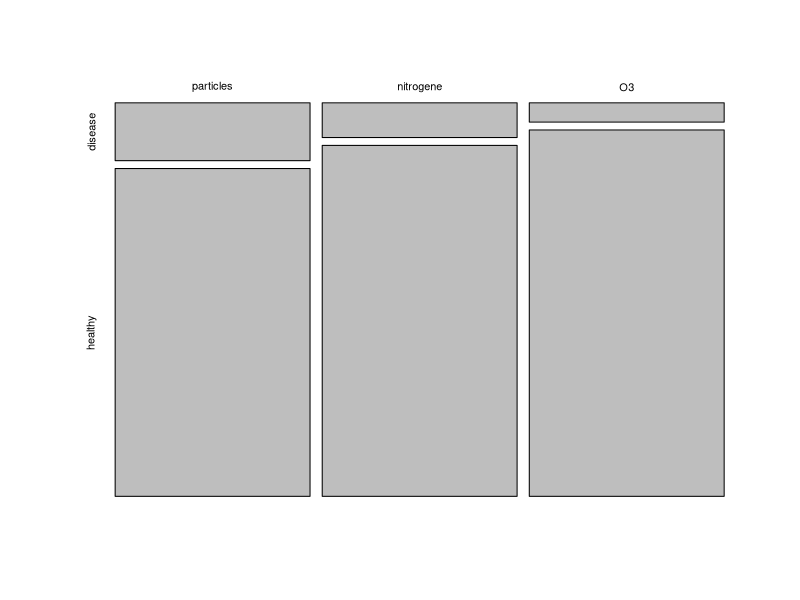
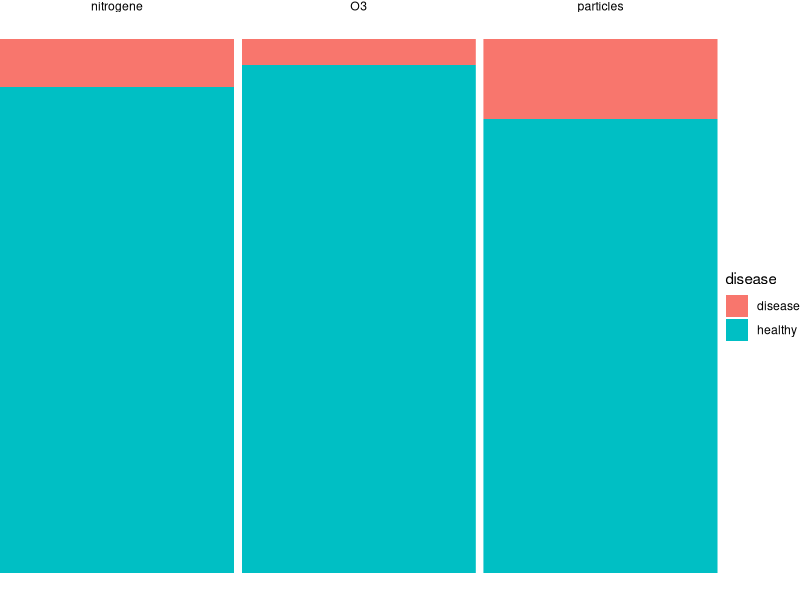
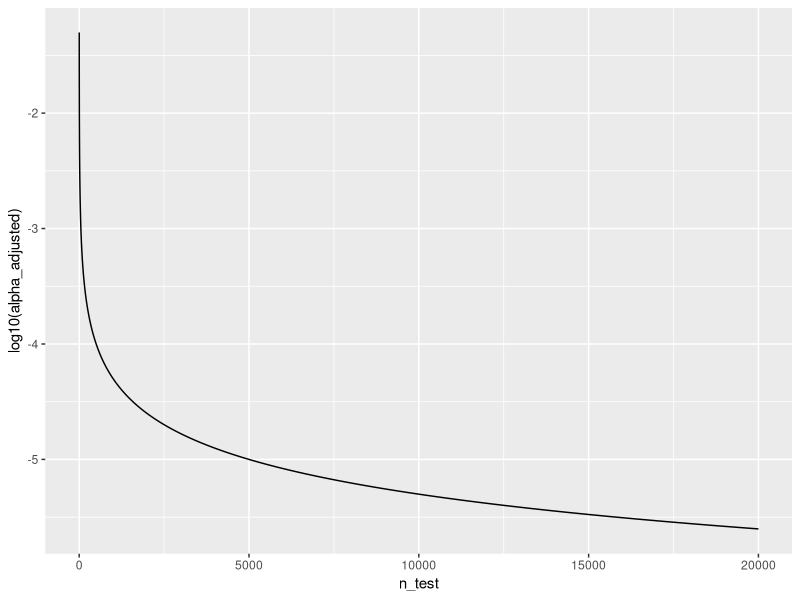

These charts were generated, in order, by the following R code:
## ---- chunk 1
library(tidyverse)
## ---- chunk 2
n = 100 # number of test persons
p = 0.04 # Known prevalence of the disease in the general population

individuals_suffered = c(15, 9, 5) # number of individuals who suffered from the disease for each hypothesis

## ---- chunk 3
complement <- n - individuals_suffered
data <- rbind(individuals_suffered, complement)
colnames(data) <- c("particles","nitrogene", "O3")
rownames(data) <- c("disease","healthy")

mosaicplot(t(data),main="")
## ---- chunk 4
data <- data.frame(
  disease = c(rep("disease",3),rep("healthy",3)),
  count= c(individuals_suffered,complement),
  exposure = rep(c("particles","nitrogene", "O3"),2)
)

data %>% 
  group_by(exposure) %>% 
  mutate(sumcount = sum(count)) %>% 
  ggplot(aes(x=exposure, y = count, fill=disease, width=sumcount)) + 
  geom_bar(stat="identity", position = "fill") +
  facet_grid(~exposure, scales = "free_x", space = "free_x")+
  theme_void()
## ---- chunk 5

#Calculate the p-values for each hypothesis using the binomial probability mass function
p_values = sapply(individuals_suffered, function(x) {
  p_value = binom.test(x,n=n,p=p)$p.value
  return(p_value)
})

for (i in 1:length(p_values)) {
  cat(sprintf("Hypothesis %d: p = %.4f\n", i, p_values[i]))
}# Print the p-values for each hypothesis
## ---- chunk 6
m <- 3
alpha <- 0.05

1 - (1-alpha)^m


## ---- chunk 7

FWER <- 0.05# Define the desired Family-wise error rate

m <- length(p_values)# Calculate the number of hypothesis tests conducted (m)

alpha_bonf <- FWER / m # Calculate Bonferroni adjusted significance level

alpha_bonf
## ---- chunk 8
1 - (1-0.0167)^3
## ---- chunk 9
p.adjust(p_values, method = "bonferroni")
## ---- chunk 10
p.adjust(p_values, method = "bonferroni") < 0.05
## ---- chunk 11
n_test <- seq(1,20000)
alpha_adjusted <- 0.05/n_test

data.frame(n_test,alpha_adjusted) %>% 
ggplot(aes(x=n_test, y=log10(alpha_adjusted)))+
  geom_line()

## ---- chunk 12
last(alpha_adjusted)
